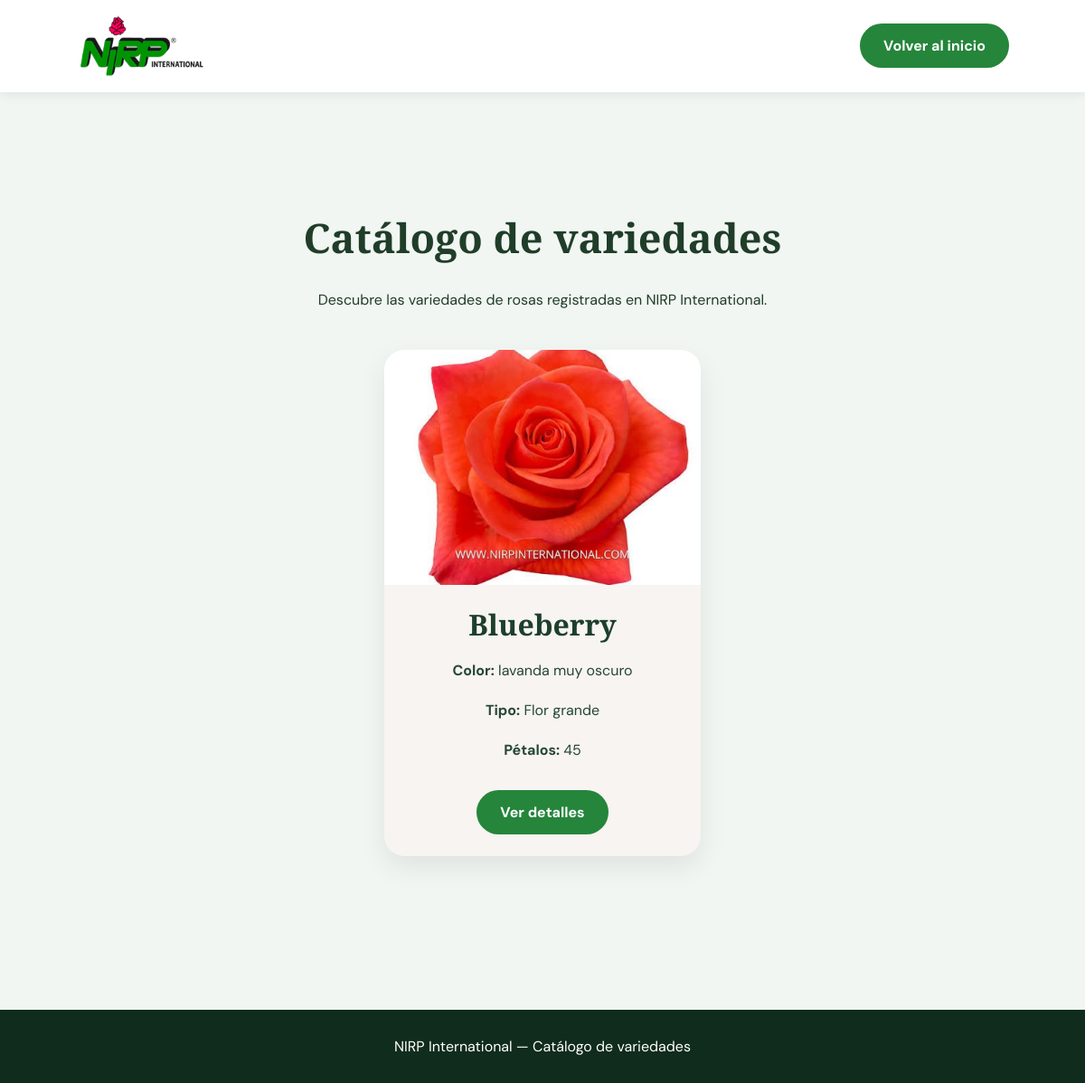
Page /variedades (signed in) on the committed database.
### tables this page shows
CREATE TABLE variedades (
                id INTEGER PRIMARY KEY AUTOINCREMENT,
                nombre TEXT NOT NULL,
                denominacion TEXT,
                codigo_vbn TEXT,
                color TEXT NOT NULL,
                tipo TEXT,
                petalos INTEGER,
                tallo TEXT,
                vida_florero TEXT,
                imagen TEXT
            );

### app.py (the view)
@app.route("/variedades")
def catalogo():
    usuario = obtener_usuario_id(session["usuario_id"]) if session.get("usuario_id") else None
    if usuario and usuario["rol"] == "admin":
        return render_template("catalogo.html", variedades=obtener_variedades())
    return render_template("catalogo_cliente.html", variedades=obtener_variedades_publicas())

### app.py (called while the page is built)
@app.context_processor
def funciones_plantilla():
    return {
        "csrf_token": csrf_token
    }

### database.py (called while the page is built)
def conectar():
    conexion = sqlite3.connect(DATABASE)
    conexion.row_factory = sqlite3.Row
    conexion.execute("PRAGMA foreign_keys = ON")
    return conexion

def obtener_variedades():
    with conectar() as conexion:
        filas = conexion.execute(
            "SELECT * FROM variedades ORDER BY id"
        ).fetchall()
        return [dict(fila) for fila in filas]

def obtener_usuario_id(usuario_id):
    with conectar() as conexion:
        fila = conexion.execute("""
            SELECT * FROM usuarios
            WHERE id = ?
        """, (usuario_id,)).fetchone()
        return dict(fila) if fila else None

### templates/catalogo.html (shortened to what this page needs)
<!DOCTYPE html>
<html lang="es">
<head>
    <link rel="stylesheet"
          href="{{ url_for('static', filename='styles.css') }}">
</head>
<body>
    <header class="encabezado">
        <a href="{{ url_for('inicio') }}" class="marca">
            <img
                src="{{ url_for('static', filename='imagenes/logo-nirp.png') }}"
                alt="NIRP International">
        </a>
        <a href="{{ url_for('inicio') }}" class="boton">
            Volver al inicio
        </a>
    </header>
    <main class="catalogo-pagina">
        <section class="seccion">
            <h1>Catálogo de variedades</h1>
            <p class="catalogo-descripcion">
                Descubre las variedades de rosas registradas
                en NIRP International.
            </p>
            {% if variedades %}
                <div class="catalogo">
                    {% for rosa in variedades %}
                        <article class="tarjeta">
                            {% if rosa.imagen %}
                                <img
                                    src="{{ url_for('static', filename=rosa.imagen) }}"
                                    alt="Rosa {{ rosa.nombre }}"
                                    loading="lazy">
                            {% else %}
                                <div class="sin-fotografia">
                                    <span>🌹</span>
                                    <p>Fotografía pendiente</p>
                                </div>
                            {% endif %}
                            <div class="tarjeta-contenido">
                                <h3>{{ rosa.nombre }}</h3>
                                <p>
                                    <strong>Color:</strong>
                                    {{ rosa.color or 'Sin registrar' }}
                                </p>
                                <p>
                                    <strong>Tipo:</strong>
                                    {{ rosa.tipo or 'Sin registrar' }}
                                </p>
                                <p>
                                    <strong>Pétalos:</strong>
                                    {{ rosa.petalos if rosa.petalos is not none else 'Sin registrar' }}
                                </p>
                                <a
                                    href="{{ url_for('detalle_variedad', id=rosa.id) }}"
                                    class="boton boton-detalle">
                                    Ver detalles
                                </a>
                            </div>
                        </article>
                    {% endfor %}
                </div>
            {% endif %}
        </section>
    </main>
    <footer>
        <p>NIRP International — Catálogo de variedades</p>
    </footer>
</body>
</html>

### static/styles.css (style rules this page uses)
* { margin: 0; padding: 0; box-sizing: border-box; }
html { scroll-behavior: smooth; scroll-padding-top: 100px; }
body { font-family: 'DM Sans', sans-serif; color: #203d29; background: #fff; overflow-x: hidden; }
h1, h2, h3 { font-family: 'Playfair Display', serif; }
img { max-width: 100%; }
.encabezado { padding: 15px 7%; min-height: 85px; background: white; display: flex; align-items: center; justify-content: space-between; gap: 20px; position: sticky; top: 0; z-index: 100; box-shadow: 0 3px 12px #00000012; }
.marca img { display: block; width: 145px; height: auto; object-fit: contain; }
.boton { display: inline-block; padding: 14px 26px; background: #25853b; color: white; border-radius: 30px; text-decoration: none; font-weight: 700; text-align: center; transition: background 0.2s ease; }
.seccion { padding: 90px 8%; text-align: center; }
.seccion h1, .seccion h2 { font-size: clamp(30px, 4vw, 45px); margin-bottom: 25px; }
.seccion > p { max-width: 760px; margin: 0 auto 25px; line-height: 1.8; }
.catalogo { display: grid; grid-template-columns: repeat( auto-fit, minmax(min(100%, 250px), 1fr) ); gap: 30px; max-width: 1200px; margin: 45px auto 0; }
.tarjeta { width: 100%; max-width: 350px; margin: 0 auto; padding-bottom: 28px; background: #faf7f5; border-radius: 18px; overflow: hidden; box-shadow: 0 8px 25px #00000015; }
.tarjeta img { display: block; width: 100%; height: 300px; object-fit: cover; }
.tarjeta h3 { font-size: 27px; margin: 22px 15px 12px; }
.tarjeta p { padding: 6px 15px; line-height: 1.5; }
.boton-detalle { margin-top: 25px; }
footer { background: #102c1c; color: white; text-align: center; padding: 30px; }
.catalogo-pagina { padding: 40px 20px 80px; }
.catalogo { width: min(1100px, 100%); margin: 40px auto 0; display: grid; grid-template-columns: repeat(auto-fit, minmax(260px, 1fr)); gap: 30px; }
.tarjeta { background: #f7f4f1; border-radius: 22px; overflow: hidden; box-shadow: 0 12px 30px rgba(0, 0, 0, 0.08); padding-bottom: 24px; text-align: center; }
.tarjeta img { width: 100%; height: 260px; object-fit: cover; display: block; }
.tarjeta h3 { margin: 22px 20px 12px; font-size: 2rem; color: #1d3f2c; }
.tarjeta p { margin: 8px 20px; color: #264734; font-size: 1rem; }
.boton-detalle { display: inline-block; margin-top: 18px; }
:root { --nirp-verde-oscuro: #17492f; --nirp-verde: #246a43; --nirp-verde-claro: #eaf4ed; --nirp-fondo: #f6f9f6; --nirp-texto: #263d2d; --nirp-texto-suave: #53675a; --nirp-borde: #dfebe1; --nirp-blanco: #ffffff; }
body { background: #f1f6f2; }

### rows in the picture
variedades: imagen (picture), nombre "Blueberry", color "lavanda muy oscuro", tipo "Flor grande", petalos "45"
